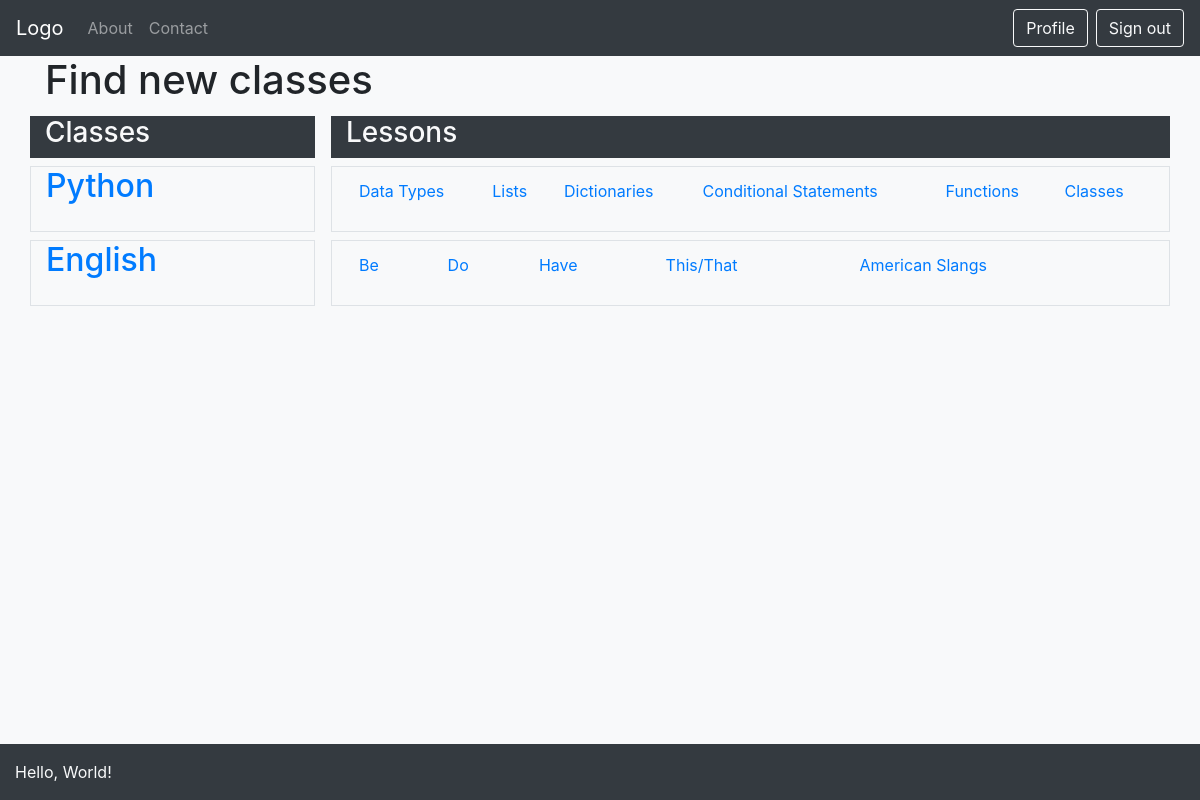
The page /classes (signed in) on the database its author committed.
### classes/models.py (models this page shows, shortened)
class Class(models.Model):
    title = models.CharField(max_length=150)
    description = models.TextField(null=True)
    lessons = models.ManyToManyField(Lesson)
    LEVEL_CHOICES = [
        ('1', 'Beginner'),
        ('2', 'Novice'),
        ('3', 'Intermediate'),
        ('4', 'Advanced'),
        ('5', 'Expert')
    ]
    level = models.CharField(max_length=1, choices=LEVEL_CHOICES, null=True)
    last_update = models.DateField(auto_now=True)
    duration = models.TimeField(null=True)

class Lesson(models.Model):
    title = models.CharField(max_length=150)
    description = models.TextField(null=True)
    topics = models.ManyToManyField(Topic)
    def __str__(self):
        return f'{self.title}'

### classes/views.py (the view)
# urls.py: path('classes', views.classes, name='classes'),
@login_required
def classes(request):
    context = {
        'classes': Class.objects.all(),
    }
    return render(request, 'classes/classes_dashboard.html', context)

### templates/classes/classes_dashboard.html
{% extends 'base.html' %}
{% load static %}
{% block content %}
<div class="container">
    <div class="row mb-1 no-gutters">
        <div class="col">
            <h1>Find new classes</h1>
        </div>
    </div>
    <div class="row mb-2">
        <div class="col-3 text-light bg-dark mr-3">
            <h3>Classes</h3>
        </div>
        <div class="col text-light bg-dark">
            <h3>Lessons</h3>
        </div>
    </div>
    {% for clss in classes %}
        <div class="row mb-2 justify-content-between">
            <div class="col-3 border mr-3">
                <h2><a href="{% url 'clss' clss.id %}">{{ clss.title }}</a></h2>
            </div>
            <div class="col border">
                <table class="table table-borderless">
                    <tbody>
                        <tr>
                            {% for lesson in clss.lessons.all %}
                                <td><a href="#">{{ lesson }}</a></td>
                            {% endfor %}
                        </tr>
                    </tbody>
                </table>
            </div>
        </div>
    {% endfor %}
</div>
{% endblock %}

### templates/base.html (shortened to what this page needs)
{% load static %}
<!DOCTYPE html>
<html lang="en">
<head>
    <link rel="stylesheet" href="https://stackpath.bootstrapcdn.com/bootstrap/4.4.1/css/bootstrap.min.css">
    <link rel="stylesheet" href="{% static 'css/main.css' %}">
</head>
<body class="bg-light">
    <nav class="navbar navbar-expand-md navbar-dark fixed-top bg-dark">
        <a class="navbar-brand" href="{% url 'index' %}">Logo</a>
        <div class="collapse navbar-collapse" id="navbarCollapse">
            <ul class="navbar-nav mr-auto">
                <li class="nav-item">
                    <a class="nav-link" href="#">About</a>
                </li>
                <li class="nav-item">
                    <a class="nav-link" href="#">Contact</a>
                </li>
            </ul>
            {% if user.is_authenticated %}
                <a class="btn btn-outline-light" href="{% url 'dashboard' %}" role="button">Profile</a>
                <a class="btn btn-outline-light ml-2" href="{% url 'logout' %}" role="button">Sign out</a>
            {% else %}
                <a class="btn btn-outline-light" href="{% url 'login' %}" role="button">Sign in</a>
                <a class="btn btn-outline-light ml-2" href="{% url 'register' %}" role="button">Register</a>
            {% endif %}
        </div>
    </nav>
    <div role='main' class="container-fluid" style="padding-top: 56px;">
        {% block content %}
        {% endblock %}
    </div>
    <footer class="fixed-bottom w-100">
        <div class="container-fluid bg-dark text-light fixed-bottom pt-3">
            <p>Hello, World!</p>
        </div>
    </footer>
</body>
</html>

### rows shown on the page
Class: title "Python"
Lesson: title "Data Types"
Lesson: title "Lists"
Lesson: title "Dictionaries"
Lesson: title "Conditional Statements"
Lesson: title "Functions"
Lesson: title "Classes"
Class: title "English"
Lesson: title "Be"
Lesson: title "Do"
Lesson: title "Have"
Lesson: title "This/That"
Lesson: title "American Slangs"
